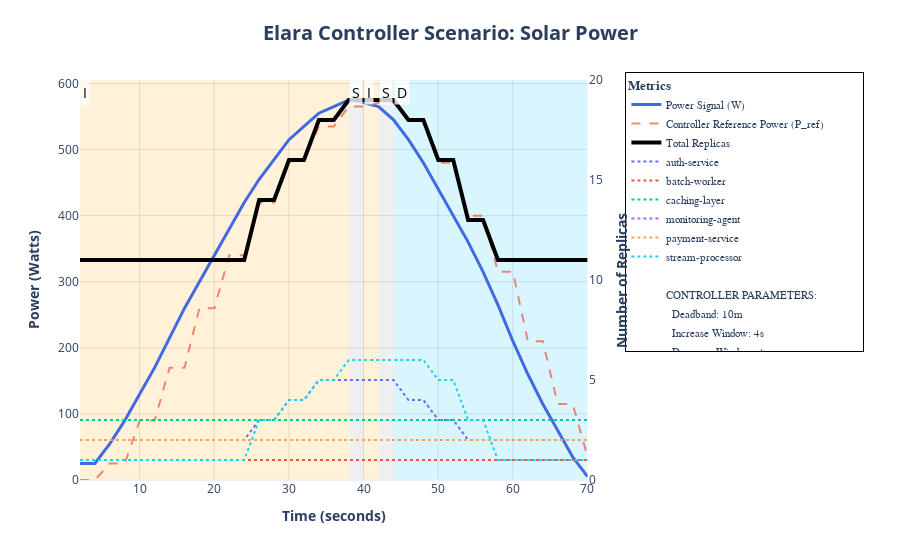

Notebook code for this chart:
### Markdown cell above
## 4. Exécution

C'est ici que nous configurons les chemins des fichiers et que nous lançons la fonction de visualisation. 

**⚠️ Modifiez les variables `csv_file_path` et `output_dir` selon vos besoins.**

### Code cell
# --- Configuration ---
# ⚠️ MODIFIEZ CETTE LIGNE pour pointer vers votre fichier CSV
csv_file_path = "/home/romial/these/code/new/elara/test_output/Solar_Power_results.csv" # Exemple de chemin

# ⚠️ MODIFIEZ CETTE LIGNE pour définir le dossier de sortie des images/html
output_dir = "analysis"

# --- Exécution ---
if not os.path.exists(csv_file_path):
    print(f"❌ Erreur : Le fichier '{csv_file_path}' n'a pas été trouvé.", file=sys.stderr)
else:
    # Le titre du graphique est dérivé automatiquement du nom du fichier
    base_title = "Solar Power"
    
    # Appel de la fonction principale
    fig = plot_simulation_results(csv_file_path, base_title, output_dir)
    
    # Affichage du graphique directement dans le notebook (si la fonction a bien retourné une figure)
    if fig:
        fig.show()

### Figure 1 — Plotly figure (JSON) as saved in the notebook; plotly's stock layout.template omitted (floating-point values rounded to 4 significant figures)
{"data": [{"hovertemplate": "Time: %{x:.2f}s<br>Power Signal: %{y:.2f}W<extra></extra>", "line": {"color": "royalblue", "width": 3}, "mode": "lines", "name": "Power Signal (W)", "type": "scatter", "x": [2.02, 4.02, 6.02, 8.02, 10.02, 12.02, 14.02, 16.02, 18.02, 20.02, 22.02, 24.02, 26.02, 28.02, 30.02, 32.02, 34.02, 36.02, 38.02, 40.02, 42.01, 44.02, 46.02, 48.02, 50.02, 52.02, 54.02, 56.02, 58.01, 60.01, 62.02, 64.02, 66.02, 68.02, 70.02], "xaxis": "x", "y": [25.0, 25.0, 55.0, 90.0, 130.0, 170.0, 215.0, 260.0, 300.0, 340.0, 380.0, 420.0, 455.0, 485.0, 515.0, 535.0, 555.0, 565.0, 575.0, 571.0, 565.0, 545.0, 515.0, 480.0, 440.0, 400.0, 360.0, 315.0, 265.0, 210.0, 160.0, 115.0, 75.0, 35.0, 5.0], "yaxis": "y"}, {"hovertemplate": "Time: %{x:.2f}s<br>Reference Power: %{y:.2f}W<extra></extra>", "line": {"color": "rgba(239, 85, 59, 0.7)", "dash": "dash", "width": 2}, "mode": "lines", "name": "Controller Reference Power (P_ref)", "type": "scatter", "x": [2.02, 4.02, 6.02, 8.02, 10.02, 12.02, 14.02, 16.02, 18.02, 20.02, 22.02, 24.02, 26.02, 28.02, 30.02, 32.02, 34.02, 36.02, 38.02, 40.02, 42.01, 44.02, 46.02, 48.02, 50.02, 52.02, 54.02, 56.02, 58.01, 60.01, 62.02, 64.02, 66.02, 68.02, 70.02], "xaxis": "x", "y": [0.0, 0.0, 25.0, 25.0, 90.0, 90.0, 170.0, 170.0, 260.0, 260.0, 340.0, 340.0, 420.0, 420.0, 485.0, 485.0, 535.0, 535.0, 565.0, 565.0, 571.0, 571.0, 545.0, 545.0, 480.0, 480.0, 400.0, 400.0, 315.0, 315.0, 210.0, 210.0, 115.0, 115.0, 35.0], "yaxis": "y"}, {"hovertemplate": "Time: %{x:.2f}s<br>Total Replicas: %{y}<extra></extra>", "line": {"color": "black", "width": 4}, "mode": "lines", "name": "Total Replicas", "type": "scatter", "x": [2.02, 4.02, 6.02, 8.02, 10.02, 12.02, 14.02, 16.02, 18.02, 20.02, 22.02, 24.02, 26.02, 28.02, 30.02, 32.02, 34.02, 36.02, 38.02, 40.02, 42.01, 44.02, 46.02, 48.02, 50.02, 52.02, 54.02, 56.02, 58.01, 60.01, 62.02, 64.02, 66.02, 68.02, 70.02], "xaxis": "x", "y": [11, 11, 11, 11, 11, 11, 11, 11, 11, 11, 11, 11, 14, 14, 16, 16, 18, 18, 19, 19, 19, 19, 18, 18, 16, 16, 13, 13, 11, 11, 11, 11, 11, 11, 11], "yaxis": "y2"}, {"hovertemplate": "Time: %{x:.2f}s<br>auth-service: %{y}<extra></extra>", "line": {"color": "#636EFA", "dash": "dot", "width": 2}, "mode": "lines", "name": "auth-service", "type": "scatter", "x": [2.02, 4.02, 6.02, 8.02, 10.02, 12.02, 14.02, 16.02, 18.02, 20.02, 22.02, 24.02, 26.02, 28.02, 30.02, 32.02, 34.02, 36.02, 38.02, 40.02, 42.01, 44.02, 46.02, 48.02, 50.02, 52.02, 54.02, 56.02, 58.01, 60.01, 62.02, 64.02, 66.02, 68.02, 70.02], "xaxis": "x", "y": [2, 2, 2, 2, 2, 2, 2, 2, 2, 2, 2, 2, 3, 3, 4, 4, 5, 5, 5, 5, 5, 5, 4, 4, 3, 3, 2, 2, 2, 2, 2, 2, 2, 2, 2], "yaxis": "y2"}, {"hovertemplate": "Time: %{x:.2f}s<br>batch-worker: %{y}<extra></extra>", "line": {"color": "#EF553B", "dash": "dot", "width": 2}, "mode": "lines", "name": "batch-worker", "type": "scatter", "x": [2.02, 4.02, 6.02, 8.02, 10.02, 12.02, 14.02, 16.02, 18.02, 20.02, 22.02, 24.02, 26.02, 28.02, 30.02, 32.02, 34.02, 36.02, 38.02, 40.02, 42.01, 44.02, 46.02, 48.02, 50.02, 52.02, 54.02, 56.02, 58.01, 60.01, 62.02, 64.02, 66.02, 68.02, 70.02], "xaxis": "x", "y": [1, 1, 1, 1, 1, 1, 1, 1, 1, 1, 1, 1, 1, 1, 1, 1, 1, 1, 1, 1, 1, 1, 1, 1, 1, 1, 1, 1, 1, 1, 1, 1, 1, 1, 1], "yaxis": "y2"}, {"hovertemplate": "Time: %{x:.2f}s<br>caching-layer: %{y}<extra></extra>", "line": {"color": "#00CC96", "dash": "dot", "width": 2}, "mode": "lines", "name": "caching-layer", "type": "scatter", "x": [2.02, 4.02, 6.02, 8.02, 10.02, 12.02, 14.02, 16.02, 18.02, 20.02, 22.02, 24.02, 26.02, 28.02, 30.02, 32.02, 34.02, 36.02, 38.02, 40.02, 42.01, 44.02, 46.02, 48.02, 50.02, 52.02, 54.02, 56.02, 58.01, 60.01, 62.02, 64.02, 66.02, 68.02, 70.02], "xaxis": "x", "y": [3, 3, 3, 3, 3, 3, 3, 3, 3, 3, 3, 3, 3, 3, 3, 3, 3, 3, 3, 3, 3, 3, 3, 3, 3, 3, 3, 3, 3, 3, 3, 3, 3, 3, 3], "yaxis": "y2"}, {"hovertemplate": "Time: %{x:.2f}s<br>monitoring-agent: %{y}<extra></extra>", "line": {"color": "#AB63FA", "dash": "dot", "width": 2}, "mode": "lines", "name": "monitoring-agent", "type": "scatter", "x": [2.02, 4.02, 6.02, 8.02, 10.02, 12.02, 14.02, 16.02, 18.02, 20.02, 22.02, 24.02, 26.02, 28.02, 30.02, 32.02, 34.02, 36.02, 38.02, 40.02, 42.01, 44.02, 46.02, 48.02, 50.02, 52.02, 54.02, 56.02, 58.01, 60.01, 62.02, 64.02, 66.02, 68.02, 70.02], "xaxis": "x", "y": [2, 2, 2, 2, 2, 2, 2, 2, 2, 2, 2, 2, 2, 2, 2, 2, 2, 2, 2, 2, 2, 2, 2, 2, 2, 2, 2, 2, 2, 2, 2, 2, 2, 2, 2], "yaxis": "y2"}, {"hovertemplate": "Time: %{x:.2f}s<br>payment-service: %{y}<extra></extra>", "line": {"color": "#FFA15A", "dash": "dot", "width": 2}, "mode": "lines", "name": "payment-service", "type": "scatter", "x": [2.02, 4.02, 6.02, 8.02, 10.02, 12.02, 14.02, 16.02, 18.02, 20.02, 22.02, 24.02, 26.02, 28.02, 30.02, 32.02, 34.02, 36.02, 38.02, 40.02, 42.01, 44.02, 46.02, 48.02, 50.02, 52.02, 54.02, 56.02, 58.01, 60.01, 62.02, 64.02, 66.02, 68.02, 70.02], "xaxis": "x", "y": [2, 2, 2, 2, 2, 2, 2, 2, 2, 2, 2, 2, 2, 2, 2, 2, 2, 2, 2, 2, 2, 2, 2, 2, 2, 2, 2, 2, 2, 2, 2, 2, 2, 2, 2], "yaxis": "y2"}, {"hovertemplate": "Time: %{x:.2f}s<br>stream-processor: %{y}<extra></extra>", "line": {"color": "#19D3F3", "dash": "dot", "width": 2}, "mode": "lines", "name": "stream-processor", "type": "scatter", "x": [2.02, 4.02, 6.02, 8.02, 10.02, 12.02, 14.02, 16.02, 18.02, 20.02, 22.02, 24.02, 26.02, 28.02, 30.02, 32.02, 34.02, 36.02, 38.02, 40.02, 42.01, 44.02, 46.02, 48.02, 50.02, 52.02, 54.02, 56.02, 58.01, 60.01, 62.02, 64.02, 66.02, 68.02, 70.02], "xaxis": "x", "y": [1, 1, 1, 1, 1, 1, 1, 1, 1, 1, 1, 1, 3, 3, 4, 4, 5, 5, 6, 6, 6, 6, 6, 6, 5, 5, 3, 3, 1, 1, 1, 1, 1, 1, 1], "yaxis": "y2"}, {"hoverinfo": "skip", "marker": {"color": "rgba(0,0,0,0)", "size": 0}, "mode": "markers", "name": "", "showlegend": true, "type": "scatter", "x": [null], "y": [null]}, {"hoverinfo": "skip", "marker": {"color": "rgba(0,0,0,0)", "size": 0}, "mode": "markers", "name": "CONTROLLER PARAMETERS:", "showlegend": true, "type": "scatter", "x": [null], "y": [null]}, {"hoverinfo": "skip", "marker": {"color": "rgba(0,0,0,0)", "size": 0}, "mode": "markers", "name": "  Deadband: 10m", "showlegend": true, "type": "scatter", "x": [null], "y": [null]}, {"hoverinfo": "skip", "marker": {"color": "rgba(0,0,0,0)", "size": 0}, "mode": "markers", "name": "  Increase Window: 4s", "showlegend": true, "type": "scatter", "x": [null], "y": [null]}, {"hoverinfo": "skip", "marker": {"color": "rgba(0,0,0,0)", "size": 0}, "mode": "markers", "name": "  Decrease Window: 4s", "showlegend": true, "type": "scatter", "x": [null], "y": [null]}, {"hoverinfo": "skip", "marker": {"color": "rgba(0,0,0,0)", "size": 0}, "mode": "markers", "name": "  Increase Tolerance: 200m", "showlegend": true, "type": "scatter", "x": [null], "y": [null]}, {"hoverinfo": "skip", "marker": {"color": "rgba(0,0,0,0)", "size": 0}, "mode": "markers", "name": "  Decrease Tolerance: 200m", "showlegend": true, "type": "scatter", "x": [null], "y": [null]}, {"hoverinfo": "skip", "marker": {"color": "rgba(0,0,0,0)", "size": 0}, "mode": "markers", "name": "", "showlegend": true, "type": "scatter", "x": [null], "y": [null]}, {"hoverinfo": "skip", "marker": {"color": "rgba(0,0,0,0)", "size": 0}, "mode": "markers", "name": "DEPLOYMENTS SETUP:", "showlegend": true, "type": "scatter", "x": [null], "y": [null]}, {"hoverinfo": "skip", "marker": {"color": "rgba(0,0,0,0)", "size": 0}, "mode": "markers", "name": "  Group: backend-services", "showlegend": true, "type": "scatter", "x": [null], "y": [null]}, {"hoverinfo": "skip", "marker": {"color": "rgba(0,0,0,0)", "size": 0}, "mode": "markers", "name": "    - auth-service (W:3, M:2, X:15)", "showlegend": true, "type": "scatter", "x": [null], "y": [null]}, {"hoverinfo": "skip", "marker": {"color": "rgba(0,0,0,0)", "size": 0}, "mode": "markers", "name": "    - payment-service (W:2, M:2, X:10)", "showlegend": true, "type": "scatter", "x": [null], "y": [null]}, {"hoverinfo": "skip", "marker": {"color": "rgba(0,0,0,0)", "size": 0}, "mode": "markers", "name": "  Group: data-processing", "showlegend": true, "type": "scatter", "x": [null], "y": [null]}, {"hoverinfo": "skip", "marker": {"color": "rgba(0,0,0,0)", "size": 0}, "mode": "markers", "name": "    - stream-processor (W:5, M:1, X:20)", "showlegend": true, "type": "scatter", "x": [null], "y": [null]}, {"hoverinfo": "skip", "marker": {"color": "rgba(0,0,0,0)", "size": 0}, "mode": "markers", "name": "    - batch-worker (W:1, M:1, X:20)", "showlegend": true, "type": "scatter", "x": [null], "y": [null]}, {"hoverinfo": "skip", "marker": {"color": "rgba(0,0,0,0)", "size": 0}, "mode": "markers", "name": "  Independent: caching-layer (M:3, X:12)", "showlegend": true, "type": "scatter", "x": [null], "y": [null]}, {"hoverinfo": "skip", "marker": {"color": "rgba(0,0,0,0)", "size": 0}, "mode": "markers", "name": "  Independent: monitoring-agent (M:2, X:5)", "showlegend": true, "type": "scatter", "x": [null], "y": [null]}], "layout": {"annotations": [{"bgcolor": "rgba(255, 255, 255, 0.8)", "borderpad": 2, "font": {"color": "black", "size": 14}, "showarrow": false, "text": "I", "x": 2.02, "xanchor": "left", "xref": "x", "y": 1, "yanchor": "top", "yref": "y domain"}, {"bgcolor": "rgba(255, 255, 255, 0.8)", "borderpad": 2, "font": {"color": "black", "size": 14}, "showarrow": false, "text": "S", "x": 38.02, "xanchor": "left", "xref": "x", "y": 1, "yanchor": "top", "yref": "y domain"}, {"bgcolor": "rgba(255, 255, 255, 0.8)", "borderpad": 2, "font": {"color": "black", "size": 14}, "showarrow": false, "text": "I", "x": 40.02, "xanchor": "left", "xref": "x", "y": 1, "yanchor": "top", "yref": "y domain"}, {"bgcolor": "rgba(255, 255, 255, 0.8)", "borderpad": 2, "font": {"color": "black", "size": 14}, "showarrow": false, "text": "S", "x": 42.01, "xanchor": "left", "xref": "x", "y": 1, "yanchor": "top", "yref": "y domain"}, {"bgcolor": "rgba(255, 255, 255, 0.8)", "borderpad": 2, "font": {"color": "black", "size": 14}, "showarrow": false, "text": "D", "x": 44.02, "xanchor": "left", "xref": "x", "y": 1, "yanchor": "top", "yref": "y domain"}], "hovermode": "x unified", "legend": {"bgcolor": "rgba(255,255,255,0.8)", "bordercolor": "Black", "borderwidth": 1, "font": {"family": "Courier New, monospace", "size": 11}, "title": {"text": "<b>Metrics</b>"}, "x": 1.01, "xanchor": "left", "y": 1.02, "yanchor": "top"}, "margin": {"b": 80, "l": 80, "r": 280, "t": 80}, "shapes": [{"fillcolor": "rgba(255, 165, 0, 0.15)", "layer": "below", "line": {"width": 0}, "type": "rect", "x0": 2.02, "x1": 38.02, "xref": "x", "y0": 0, "y1": 1, "yref": "y domain"}, {"fillcolor": "rgba(100, 100, 100, 0.1)", "layer": "below", "line": {"width": 0}, "type": "rect", "x0": 38.02, "x1": 40.02, "xref": "x", "y0": 0, "y1": 1, "yref": "y domain"}, {"fillcolor": "rgba(255, 165, 0, 0.15)", "layer": "below", "line": {"width": 0}, "type": "rect", "x0": 40.02, "x1": 42.01, "xref": "x", "y0": 0, "y1": 1, "yref": "y domain"}, {"fillcolor": "rgba(100, 100, 100, 0.1)", "layer": "below", "line": {"width": 0}, "type": "rect", "x0": 42.01, "x1": 44.02, "xref": "x", "y0": 0, "y1": 1, "yref": "y domain"}, {"fillcolor": "rgba(0, 191, 255, 0.15)", "layer": "below", "line": {"width": 0}, "type": "rect", "x0": 44.02, "x1": 70.02, "xref": "x", "y0": 0, "y1": 1, "yref": "y domain"}], "title": {"font": {"size": 20}, "text": "<b>Elara Controller Scenario: Solar Power</b>", "x": 0.5}, "xaxis": {"anchor": "y", "domain": [0, 0.94], "gridcolor": "rgba(0,0,0,0.1)", "gridwidth": 1, "showgrid": true, "title": {"text": "<b>Time (seconds)</b>"}}, "yaxis": {"anchor": "x", "domain": [0, 1], "gridcolor": "rgba(0,0,0,0.1)", "gridwidth": 1, "rangemode": "tozero", "showgrid": true, "title": {"text": "<b>Power (Watts)</b>"}}, "yaxis2": {"anchor": "x", "overlaying": "y", "rangemode": "tozero", "showgrid": false, "side": "right", "title": {"text": "<b>Number of Replicas</b>"}}}}
